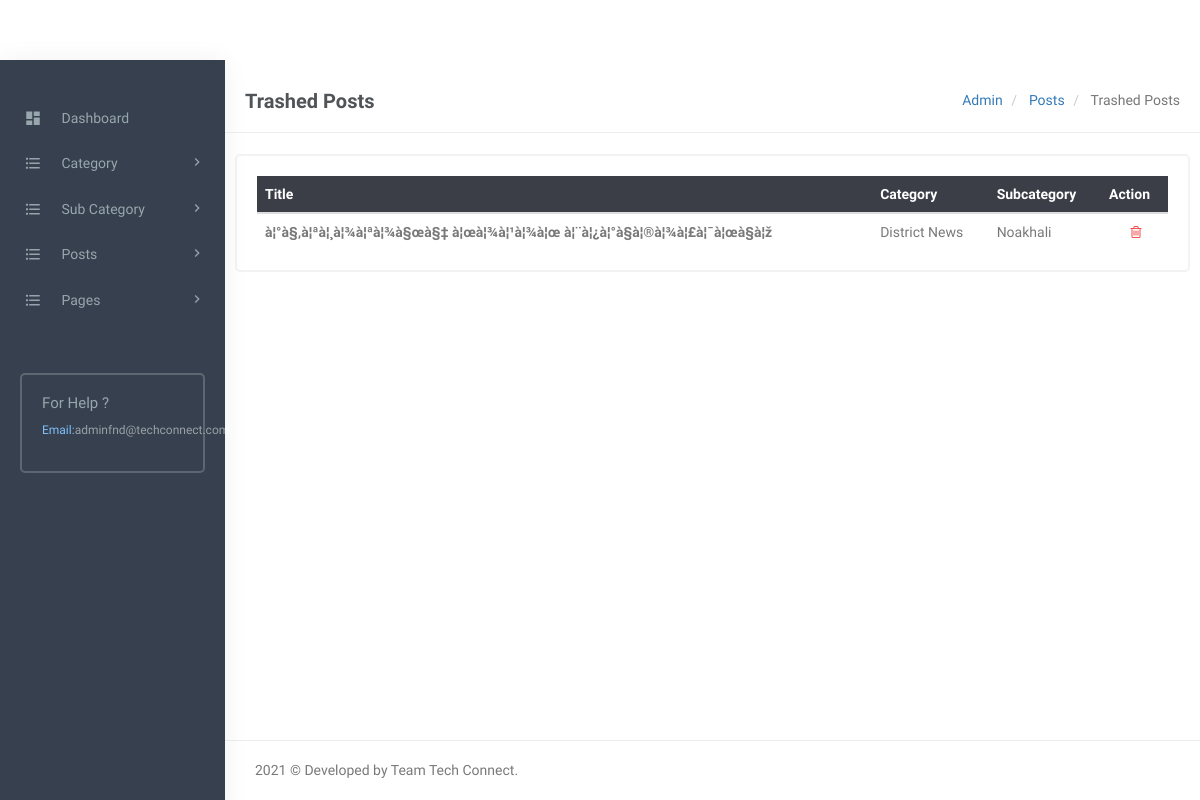
Page /validator/trash-posts.php (signed in) on the committed database.
### tables this page shows
CREATE TABLE `tblposts` (
  `id` int(11) NOT NULL AUTO_INCREMENT,
  `PostTitle` longtext,
  `CategoryId` int(11) DEFAULT NULL,
  `SubCategoryId` int(11) DEFAULT NULL,
  `PostDetails` longtext,
  `PostingDate` timestamp NULL DEFAULT CURRENT_TIMESTAMP,
  `UpdationDate` timestamp NULL DEFAULT NULL ON UPDATE CURRENT_TIMESTAMP,
  `Is_Active` int(1) NOT NULL,
  `PostUrl` mediumtext,
  `PostImage` varchar(255) DEFAULT NULL,
  PRIMARY KEY (`id`)
);

CREATE TABLE `tblcategory` (
  `id` int(11) NOT NULL AUTO_INCREMENT,
  `CategoryName` varchar(200) NOT NULL,
  `Description` mediumtext NOT NULL,
  `PostingDate` timestamp NULL DEFAULT CURRENT_TIMESTAMP,
  `UpdationDate` timestamp NULL DEFAULT CURRENT_TIMESTAMP ON UPDATE CURRENT_TIMESTAMP,
  `Is_Active` varchar(1) DEFAULT NULL,
  PRIMARY KEY (`id`)
);

CREATE TABLE `tblsubcategory` (
  `SubCategoryId` int(11) NOT NULL AUTO_INCREMENT,
  `CategoryId` int(11) NOT NULL,
  `Subcategory` varchar(255) NOT NULL,
  `SubCatDescription` mediumtext NOT NULL,
  `PostingDate` timestamp NOT NULL DEFAULT CURRENT_TIMESTAMP,
  `UpdationDate` timestamp NULL DEFAULT CURRENT_TIMESTAMP ON UPDATE CURRENT_TIMESTAMP,
  `Is_Active` int(1) NOT NULL,
  PRIMARY KEY (`SubCategoryId`)
);

### validator/trash-posts.php (the view, shortened to what this page needs)
<?php
include('includes/config.php');
if(strlen($_SESSION['login'])==0)
  {
header('location:index.php');
}
else{
?>
<!DOCTYPE html>
<html lang="en">
    <head>
		<link rel="stylesheet" href="../plugins/morris/morris.css">
        <link href="../plugins/jvectormap/jquery-jvectormap-2.0.2.css" rel="stylesheet" />
        <link href="assets/css/bootstrap.min.css" rel="stylesheet" type="text/css" />
        <link href="assets/css/core.css" rel="stylesheet" type="text/css" />
        <link href="assets/css/components.css" rel="stylesheet" type="text/css" />
        <link href="assets/css/icons.css" rel="stylesheet" type="text/css" />
        <link href="assets/css/pages.css" rel="stylesheet" type="text/css" />
        <link href="assets/css/menu.css" rel="stylesheet" type="text/css" />
        <link href="assets/css/responsive.css" rel="stylesheet" type="text/css" />
		<link rel="stylesheet" href="../plugins/switchery/switchery.min.css">
    </head>
    <body class="fixed-left">
        <div id="wrapper">
           <?php include('includes/leftsidebar.php');?>
            <div class="content-page">
                <div class="content">
                    <div class="container">
                        <div class="row">
							<div class="col-xs-12">
								<div class="page-title-box">
                                    <h4 class="page-title">Trashed Posts </h4>
                                    <ol class="breadcrumb p-0 m-0">
                                        <li>
                                            <a href="#">Admin</a>
                                        </li>
                                        <li>
                                            <a href="#">Posts</a>
                                        </li>
                                        <li class="active">
                                          Trashed Posts
                                        </li>
                                    </ol>
                                    <div class="clearfix"></div>
                                </div>
							</div>
						</div>
<div class="row">
<div class="col-sm-6">
</div>
                        <div class="row">
                            <div class="col-sm-12">
                                <div class="card-box">
                                    <div class="table-responsive">
<table class="table table-colored table-centered table-inverse m-0">
<thead>
<tr>
<th>Title</th>
<th>Category</th>
<th>Subcategory</th>
<th>Action</th>
</tr>
</thead>
<tbody>
<?php
$query=mysqli_query($con,"select tblposts.id as postid,tblposts.PostTitle as title,tblcategory.CategoryName as category,tblsubcategory.Subcategory as subcategory from tblposts left join tblcategory on tblcategory.id=tblposts.CategoryId left join tblsubcategory on tblsubcategory.SubCategoryId=tblposts.SubCategoryId where tblposts.Is_Active=0");
$rowcount=mysqli_num_rows($query);
if($rowcount==0)
{
?>
<tr>
<td colspan="4" align="center"><h3 style="color:red">No record found</h3></td>
<tr>
<?php
} else {
while($row=mysqli_fetch_array($query))
{
?>
 <tr>
<td><b><?php echo htmlentities($row['title']);?></b></td>
<td><?php echo htmlentities($row['category'])?></td>
<td><?php echo htmlentities($row['subcategory'])?></td>
<td>
<a href="trash-posts.php?pid=<?php echo htmlentities($row['postid']);?>&&action=restore" onclick="return confirm('Do you really want to restore ?')"> <i class="ion-arrow-return-right" title="Restore this Post"></i></a>
    <a href="trash-posts.php?presid=<?php echo htmlentities($row['postid']);?>&&action=perdel" onclick="return confirm('Do you really want to delete ?')"><i class="fa fa-trash-o" style="color: #f05050" title="Permanently delete this post"></i></a>
 </td>
 </tr>
<?php } }?>
                                            </tbody>
                                        </table>
                                    </div>
                                </div>
                            </div>
                        </div>
                    </div>
                </div>
       <?php include('includes/footer.php');?>
            </div>
        </div>
    </body>
</html>
<?php } ?>

### validator/assets/css/core.css (style rules this page uses)
body { font-family: 'Varela Round', sans-serif; margin: 0; padding-bottom: 60px; overflow-x: hidden; color: #797979; }
html { position: relative; min-height: 100%; }
.h1, .h2, .h3, .h4, .h5, .h6, h1, h2, h3, h4, h5, h6 { color: #505458; font-family: 'Hind Madurai', sans-serif; margin: 10px 0; }
* { outline: none !important; }
b, strong { font-weight: 600; font-family: 'Hind Madurai', sans-serif; }
.container { width: auto; }
#wrapper { height: 100%; overflow: hidden; width: 100%; }
.p-0 { padding: 0 !important; }
.m-0 { margin: 0 !important; }
.card-box { padding: 20px; border: 2px solid #f3f3f3; -webkit-border-radius: 5px; border-radius: 5px; -moz-border-radius: 5px; background-clip: padding-box; margin-bottom: 20px; background-color: #ffffff; }
.row { margin-right: -10px; margin-left: -10px; }
.col-lg-1, .col-lg-10, .col-lg-11, .col-lg-12, .col-lg-2, .col-lg-3, .col-lg-4, .col-lg-5, .col-lg-6, .col-lg-7, .col-lg-8, .col-lg-9, .col-md-1, .col-md-10, .col-md-11, .col-md-12, .col-md-2, .col-md-3, .col-md-4, .col-md-5, .col-md-6, .col-md-7, .col-md-8, .col-md-9, .col-sm-1, .col-sm-10, .col-sm-11, .col-sm-12, .col-sm-2, .col-sm-3, .col-sm-4, .col-sm-5, .col-sm-6, .col-sm-7, .col-sm-8, .col-sm-9, .col-xs-1, .col-xs-10, .col-xs-11, .col-xs-12, .col-xs-2, .col-xs-3, .col-xs-4, .col-xs-5, .col-xs-6, .col-xs-7, .col-xs-8, .col-xs-9 { padding-left: 10px; padding-right: 10px; }
.breadcrumb { background-color: transparent; margin-bottom: 15px; padding-top: 10px; padding-left: 0; }

### validator/assets/css/menu.css (style rules this page uses)
.content-page { margin-left: 225px; overflow: hidden; }
.content-page .content { padding: 0 5px 10px 5px; margin-top: 70px; }
.page-title { font-size: 20px; margin-bottom: 0; margin-top: 0; font-weight: 600; }
.page-title-box { padding: 20px; border-bottom: 1px solid #eee; margin: 0 -20px 20px -20px; }
.page-title-box .page-title { margin-bottom: 0; float: left; }
.page-title-box .breadcrumb { float: right; background-color: transparent !important; }

### rows in the picture
tblposts: PostTitle "à¦°à§‚à¦ªà¦¸à¦¾à¦ªà¦¾à§œà§‡ à¦œà¦¾à¦¹à¦¾à¦œ à¦¨à¦¿à¦°à§à¦®à¦¾à¦£à¦¯à¦œà§à¦ž", CategoryId.CategoryName "District News", SubCategoryId.Subcategory "Noakhali"
